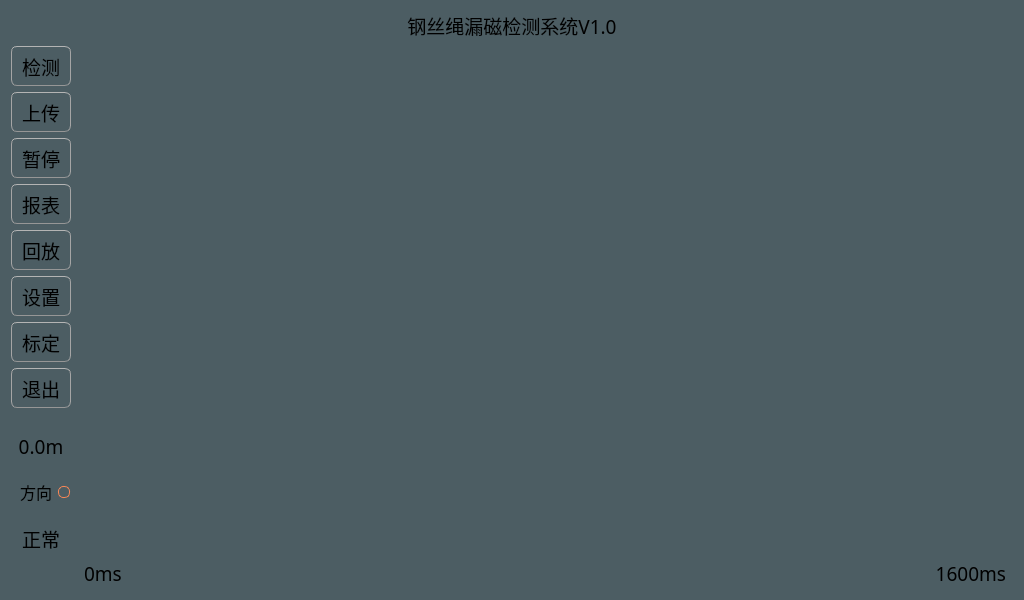
<?xml version="1.0" encoding="UTF-8"?>
<ui version="4.0">
 <class>MyWidget</class>
 <widget class="QWidget" name="MyWidget">
  <property name="geometry">
   <rect>
    <x>0</x>
    <y>0</y>
    <width>1024</width>
    <height>600</height>
   </rect>
  </property>
  <property name="windowTitle">
   <string>MyWidget</string>
  </property>
  <property name="styleSheet">
   <string notr="true">QPushButton{
	color:rgb(17,17,17);
	border-width: 1px;
	border-radius: 6px;
	border-bottom-color: rgb(150,150,150);
	border-right-color: rgb(165,165,165);
	border-left-color: rgb(165,165,165);
	border-top-color: rgb(180,180,180);
	border-style: solid;
	padding: 4px;
	background-color: qlineargradient(spread:pad, x1:0.5, y1:1, x2:0.5, y2:0, stop:0 rgba(155, 187, 89, 255), stop:1 rgba(255, 255, 255, 255));
}
QPushButton:default{
	color:rgb(17,17,17);
	border-width: 1px;
	border-radius: 6px;
	border-bottom-color: rgb(150,150,150);
	border-right-color: rgb(165,165,165);
	border-left-color: rgb(165,165,165);
	border-top-color: rgb(180,180,180);
	border-style: solid;
	padding: 4px;
	background-color: qlineargradient(spread:pad, x1:0.5, y1:1, x2:0.5, y2:0, stop:0 rgba(155, 187, 89, 255), stop:1 rgba(255, 255, 255, 255));
}
QPushButton:pressed{
	color:rgb(17,17,17);
	border-width: 1px;
	border-radius: 6px;
	border-width: 1px;
	border-top-color: rgba(255,150,60,200);
	border-right-color: qlineargradient(spread:pad, x1:0, y1:1, x2:1, y2:0, stop:0 rgba(200, 70, 20, 255), stop:1 rgba(255,150,60, 200));
	border-left-color:  qlineargradient(spread:pad, x1:1, y1:0, x2:0, y2:0, stop:0 rgba(200, 70, 20, 255), stop:1 rgba(255,150,60, 200));
	border-bottom-color: rgba(200,70,20,200);
	border-style: solid;
	padding: 2px;
	background-color: qlineargradient(spread:pad, x1:0.5, y1:1, x2:0.5, y2:0, stop:0 rgba(155, 187, 89, 255), stop:1 rgba(255, 255, 255, 255));
}
QPushButton:disabled{
	color:rgb(174,167,159);
	border-width: 1px;
	border-radius: 6px;
	background-color: qlineargradient(spread:pad, x1:0.5, y1:1, x2:0.5, y2:0, stop:0 rgba(155, 187, 89, 255), stop:1 rgba(255, 255, 255, 255));
}
QRadioButton {
	padding: 1px;
}
QRadioButton::indicator:checked {
	height: 10px;
	width: 10px;
	border-style:solid;
	border-radius:5px;
	border-width: 1px;
	border-color: rgba(246, 134, 86, 255);
	color: #a9b7c6;
	background-color:rgba(246, 134, 86, 255);
}
QRadioButton::indicator:!checked {
	height: 10px;
	width: 10px;
	border-style:solid;
	border-radius:5px;
	border-width: 1px;
	border-color: rgb(246, 134, 86);
	color: #a9b7c6;
	background-color: transparent;
}
QWidget {
	background-color:#f0f0f0;
}
QLabel {
	color:rgb(17,17,17);
}
QWidget {
	color:rgb(0,0,0);
	background-color:rgb(76,93,99);
}</string>
  </property>
  <layout class="QVBoxLayout" name="verticalLayout" stretch="10,300,1">
   <item>
    <widget class="QLabel" name="label_title">
     <property name="font">
      <font>
       <family>幼圆</family>
       <pointsize>14</pointsize>
      </font>
     </property>
     <property name="styleSheet">
      <string notr="true"/>
     </property>
     <property name="text">
      <string>钢丝绳漏磁检测系统V1.0</string>
     </property>
     <property name="alignment">
      <set>Qt::AlignCenter</set>
     </property>
    </widget>
   </item>
   <item>
    <layout class="QHBoxLayout" name="horizontalLayout" stretch="0,1,600,1">
     <item>
      <layout class="QVBoxLayout" name="verticalLayout_2" stretch="1,0,1,1,1,1,0,1,2,1,0,0,5">
       <item>
        <widget class="QPushButton" name="pushButton_start">
         <property name="minimumSize">
          <size>
           <width>60</width>
           <height>40</height>
          </size>
         </property>
         <property name="font">
          <font>
           <family>宋体</family>
           <pointsize>14</pointsize>
          </font>
         </property>
         <property name="text">
          <string>检测</string>
         </property>
        </widget>
       </item>
       <item>
        <widget class="QPushButton" name="pushButton_upload">
         <property name="minimumSize">
          <size>
           <width>60</width>
           <height>40</height>
          </size>
         </property>
         <property name="font">
          <font>
           <family>宋体</family>
           <pointsize>14</pointsize>
          </font>
         </property>
         <property name="text">
          <string>上传</string>
         </property>
        </widget>
       </item>
       <item>
        <widget class="QPushButton" name="pushButton_stop">
         <property name="minimumSize">
          <size>
           <width>60</width>
           <height>40</height>
          </size>
         </property>
         <property name="font">
          <font>
           <family>宋体</family>
           <pointsize>14</pointsize>
          </font>
         </property>
         <property name="text">
          <string>暂停</string>
         </property>
        </widget>
       </item>
       <item>
        <widget class="QPushButton" name="pushButton_report">
         <property name="minimumSize">
          <size>
           <width>60</width>
           <height>40</height>
          </size>
         </property>
         <property name="font">
          <font>
           <family>宋体</family>
           <pointsize>14</pointsize>
          </font>
         </property>
         <property name="text">
          <string>报表</string>
         </property>
        </widget>
       </item>
       <item>
        <widget class="QPushButton" name="pushButton_back">
         <property name="minimumSize">
          <size>
           <width>60</width>
           <height>40</height>
          </size>
         </property>
         <property name="font">
          <font>
           <family>宋体</family>
           <pointsize>14</pointsize>
          </font>
         </property>
         <property name="text">
          <string>回放</string>
         </property>
        </widget>
       </item>
       <item>
        <widget class="QPushButton" name="pushButton_set">
         <property name="minimumSize">
          <size>
           <width>60</width>
           <height>40</height>
          </size>
         </property>
         <property name="font">
          <font>
           <family>宋体</family>
           <pointsize>14</pointsize>
          </font>
         </property>
         <property name="text">
          <string>设置</string>
         </property>
        </widget>
       </item>
       <item>
        <widget class="QPushButton" name="pushButton_dema">
         <property name="minimumSize">
          <size>
           <width>60</width>
           <height>40</height>
          </size>
         </property>
         <property name="font">
          <font>
           <family>宋体</family>
           <pointsize>14</pointsize>
          </font>
         </property>
         <property name="text">
          <string>标定</string>
         </property>
        </widget>
       </item>
       <item>
        <widget class="QPushButton" name="pushButton_quit">
         <property name="minimumSize">
          <size>
           <width>60</width>
           <height>40</height>
          </size>
         </property>
         <property name="font">
          <font>
           <family>宋体</family>
           <pointsize>14</pointsize>
          </font>
         </property>
         <property name="text">
          <string>退出</string>
         </property>
        </widget>
       </item>
       <item>
        <spacer name="verticalSpacer_2">
         <property name="orientation">
          <enum>Qt::Vertical</enum>
         </property>
         <property name="sizeHint" stdset="0">
          <size>
           <width>20</width>
           <height>40</height>
          </size>
         </property>
        </spacer>
       </item>
       <item>
        <widget class="QLabel" name="label_distance">
         <property name="minimumSize">
          <size>
           <width>60</width>
           <height>40</height>
          </size>
         </property>
         <property name="font">
          <font>
           <family>Agency FB</family>
           <pointsize>14</pointsize>
          </font>
         </property>
         <property name="layoutDirection">
          <enum>Qt::LeftToRight</enum>
         </property>
         <property name="text">
          <string>0.0m</string>
         </property>
         <property name="alignment">
          <set>Qt::AlignCenter</set>
         </property>
        </widget>
       </item>
       <item>
        <widget class="QRadioButton" name="radioButton_distance_dir">
         <property name="minimumSize">
          <size>
           <width>60</width>
           <height>40</height>
          </size>
         </property>
         <property name="font">
          <font>
           <family>宋体</family>
           <pointsize>12</pointsize>
          </font>
         </property>
         <property name="layoutDirection">
          <enum>Qt::RightToLeft</enum>
         </property>
         <property name="text">
          <string>方向</string>
         </property>
        </widget>
       </item>
       <item>
        <widget class="QLabel" name="label_defect">
         <property name="minimumSize">
          <size>
           <width>60</width>
           <height>40</height>
          </size>
         </property>
         <property name="font">
          <font>
           <family>Agency FB</family>
           <pointsize>14</pointsize>
          </font>
         </property>
         <property name="text">
          <string>正常</string>
         </property>
         <property name="alignment">
          <set>Qt::AlignCenter</set>
         </property>
        </widget>
       </item>
       <item>
        <spacer name="verticalSpacer_3">
         <property name="orientation">
          <enum>Qt::Vertical</enum>
         </property>
         <property name="sizeHint" stdset="0">
          <size>
           <width>20</width>
           <height>40</height>
          </size>
         </property>
        </spacer>
       </item>
      </layout>
     </item>
     <item>
      <spacer name="horizontalSpacer_2">
       <property name="orientation">
        <enum>Qt::Horizontal</enum>
       </property>
       <property name="sizeHint" stdset="0">
        <size>
         <width>40</width>
         <height>20</height>
        </size>
       </property>
      </spacer>
     </item>
     <item>
      <layout class="QVBoxLayout" name="verticalLayout_3" stretch="400,250,5">
       <property name="spacing">
        <number>0</number>
       </property>
       <property name="sizeConstraint">
        <enum>QLayout::SetMinimumSize</enum>
       </property>
       <item>
        <widget class="QChartView" name="widget_coil" native="true">
         <property name="sizePolicy">
          <sizepolicy hsizetype="Preferred" vsizetype="Preferred">
           <horstretch>0</horstretch>
           <verstretch>0</verstretch>
          </sizepolicy>
         </property>
        </widget>
       </item>
       <item>
        <widget class="QChartView" name="widget_hall" native="true">
         <property name="sizePolicy">
          <sizepolicy hsizetype="Preferred" vsizetype="Preferred">
           <horstretch>0</horstretch>
           <verstretch>0</verstretch>
          </sizepolicy>
         </property>
        </widget>
       </item>
       <item>
        <layout class="QHBoxLayout" name="horizontalLayout_2" stretch="1,100,100,1">
         <item>
          <spacer name="horizontalSpacer_3">
           <property name="orientation">
            <enum>Qt::Horizontal</enum>
           </property>
           <property name="sizeHint" stdset="0">
            <size>
             <width>40</width>
             <height>20</height>
            </size>
           </property>
          </spacer>
         </item>
         <item>
          <widget class="QLabel" name="label_axisX1">
           <property name="font">
            <font>
             <family>宋体</family>
             <pointsize>14</pointsize>
            </font>
           </property>
           <property name="text">
            <string>0ms</string>
           </property>
          </widget>
         </item>
         <item>
          <widget class="QLabel" name="label_axisX2">
           <property name="font">
            <font>
             <family>宋体</family>
             <pointsize>14</pointsize>
            </font>
           </property>
           <property name="text">
            <string>1600ms</string>
           </property>
           <property name="alignment">
            <set>Qt::AlignRight|Qt::AlignTrailing|Qt::AlignVCenter</set>
           </property>
          </widget>
         </item>
         <item>
          <spacer name="horizontalSpacer_4">
           <property name="orientation">
            <enum>Qt::Horizontal</enum>
           </property>
           <property name="sizeHint" stdset="0">
            <size>
             <width>40</width>
             <height>20</height>
            </size>
           </property>
          </spacer>
         </item>
        </layout>
       </item>
      </layout>
     </item>
     <item>
      <spacer name="horizontalSpacer">
       <property name="orientation">
        <enum>Qt::Horizontal</enum>
       </property>
       <property name="sizeHint" stdset="0">
        <size>
         <width>40</width>
         <height>30</height>
        </size>
       </property>
      </spacer>
     </item>
    </layout>
   </item>
   <item>
    <spacer name="verticalSpacer">
     <property name="orientation">
      <enum>Qt::Vertical</enum>
     </property>
     <property name="sizeHint" stdset="0">
      <size>
       <width>20</width>
       <height>40</height>
      </size>
     </property>
    </spacer>
   </item>
  </layout>
 </widget>
 <layoutdefault spacing="6" margin="11"/>
 <customwidgets>
  <customwidget>
   <class>QChartView</class>
   <extends>QWidget</extends>
   <header>qchartview.h</header>
   <container>1</container>
  </customwidget>
 </customwidgets>
 <resources/>
 <connections/>
</ui>
